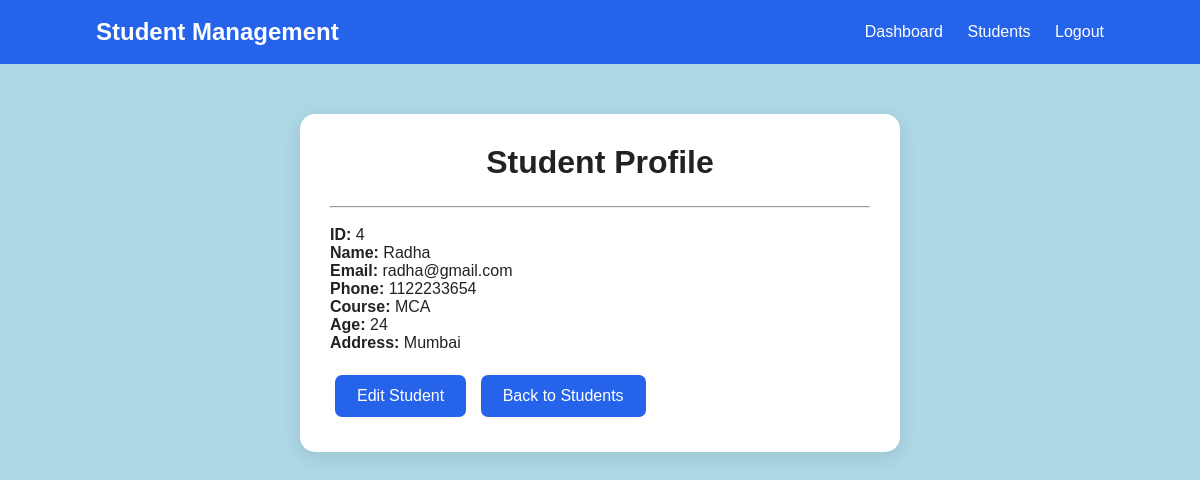
/student/4/ (signed in), run on the app's committed database.
### students/models.py (models this page shows, shortened)
class Student(models.Model):
    name = models.CharField(max_length=100)
    email = models.EmailField(unique=True)
    phone = models.CharField(max_length=15)
    course = models.CharField(max_length=100)
    age = models.IntegerField()
    address = models.TextField()

### students/views.py (the view)
# urls.py: path('student/<int:id>/', views.student_detail, name='student_detail'),
@login_required
def student_detail(request, id):
    student = Student.objects.get(id=id)
    return render(
        request,
        'students/student_detail.html',
        {'student': student}
    )

### students/templates/students/student_detail.html (shortened to what this page needs)
{% load static %}
<!DOCTYPE html>
<html>
<head>
    <link rel="stylesheet"
          href="{% static 'students/style.css' %}">
</head>
<body>
<nav class="navbar">
    <div class="logo">
        Student Management
    </div>
    <div>
        <a href="{% url 'home' %}">Dashboard</a>
        <a href="{% url 'students' %}">Students</a>
        <a href="{% url 'logout' %}">Logout</a>
    </div>
</nav>
<div class="container">
    <div class="form-card">
        <h1>Student Profile</h1>
        <hr><br>
        <p><strong>ID:</strong> {{ student.id }}</p>
        <p><strong>Name:</strong> {{ student.name }}</p>
        <p><strong>Email:</strong> {{ student.email }}</p>
        <p><strong>Phone:</strong> {{ student.phone }}</p>
        <p><strong>Course:</strong> {{ student.course }}</p>
        <p><strong>Age:</strong> {{ student.age }}</p>
        <p><strong>Address:</strong> {{ student.address }}</p>
        <br>
        <a class="btn"
           href="{% url 'edit_student' student.id %}">
            Edit Student
        </a>
        <a class="btn"
           href="{% url 'students' %}">
            Back to Students
        </a>
    </div>
</div>
</body>
</html>

### students/static/students/style.css (style rules this page uses)
* { margin: 0; padding: 0; box-sizing: border-box; }
body { font-family: Arial, sans-serif; background: #f4f7fb; color: #222; }
body { background: lightblue; }
.navbar { background: #2563eb; padding: 18px 8%; display: flex; justify-content: space-between; align-items: center; }
.logo { color: white; font-size: 24px; font-weight: bold; }
.navbar a { color: white; text-decoration: none; margin-left: 20px; }
.container { width: 90%; max-width: 1100px; margin: 50px auto; }
.btn { display: inline-block; background: #2563eb; color: white; padding: 12px 22px; border-radius: 7px; text-decoration: none; border: none; cursor: pointer; margin: 5px; }
.form-card { background: white; max-width: 600px; margin: auto; padding: 30px; border-radius: 15px; box-shadow: 0 5px 20px rgba(0, 0, 0, 0.1); }
.form-card h1 { text-align: center; margin-bottom: 25px; }

### data on the page
Student: id "4", name "Radha", email "radha@gmail.com", phone "1122233654", course "MCA", age "24", address "Mumbai"
